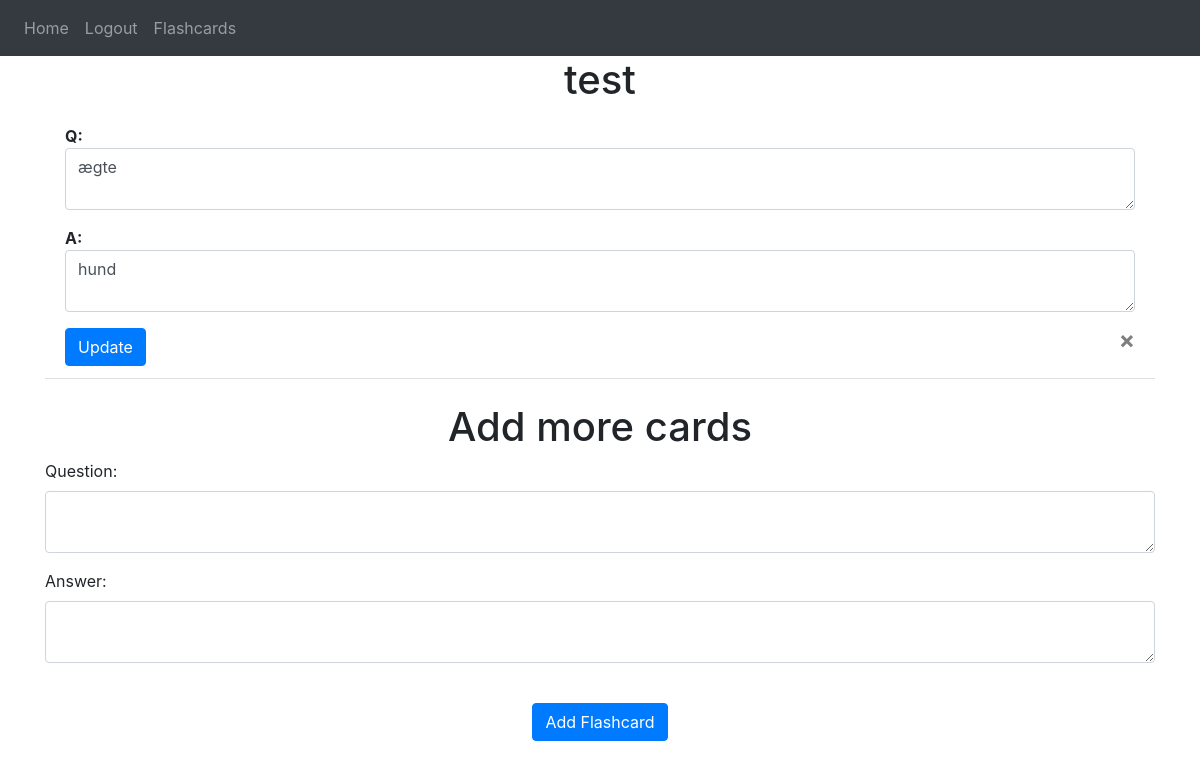
The page /editcards?stackId=2 (signed in) on the database as committed earlier.
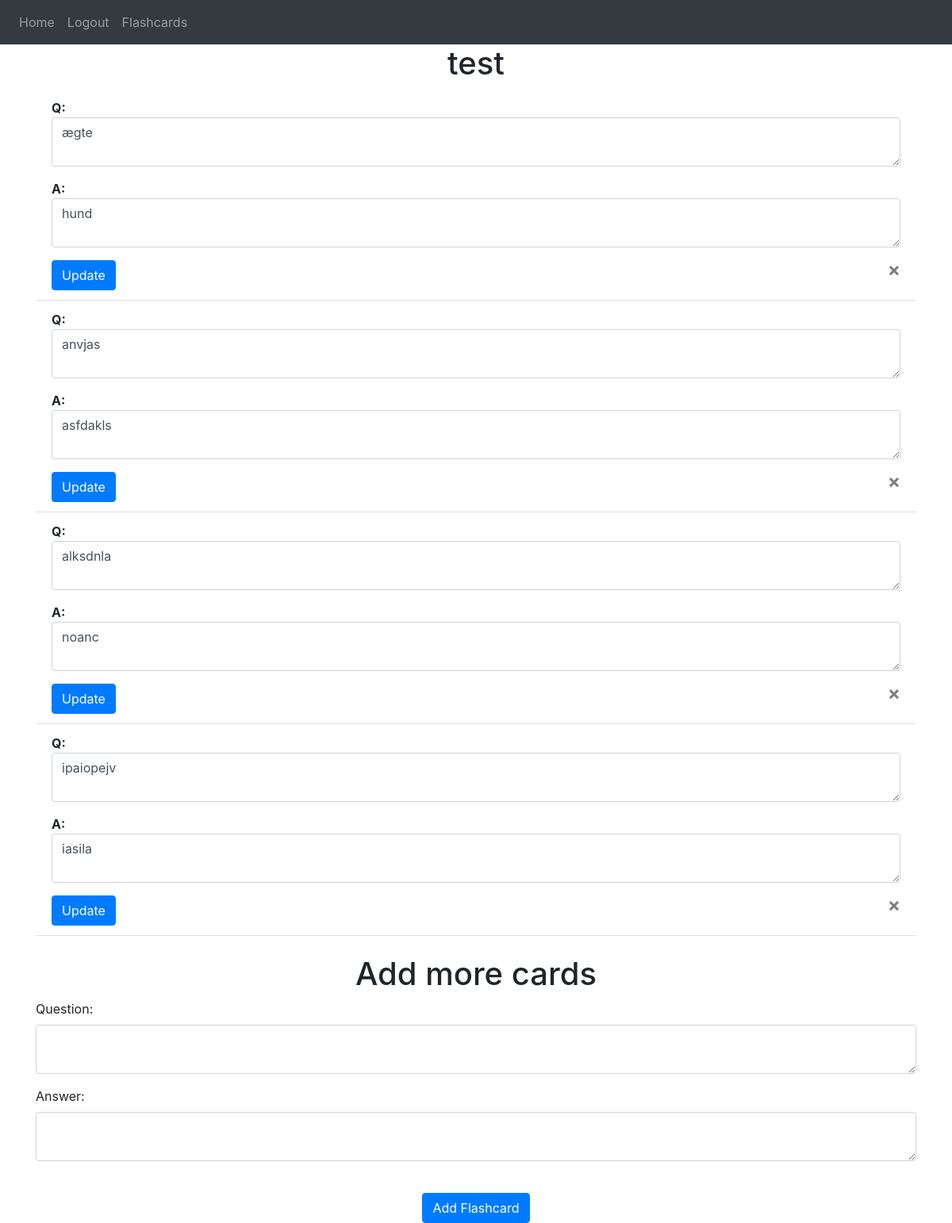
The same page on the database as committed later.
### website/models.py (models this page shows)
class FlashcardStack(db.Model):
    id = db.Column(db.Integer, primary_key=True)
    title = db.Column(db.String(100), nullable=False)
    user_id = db.Column(db.Integer, db.ForeignKey("user.id"))
    flashcards = db.relationship("Flashcard", backref="stack", lazy=True)

class Flashcard(db.Model):
    id = db.Column(db.Integer, primary_key=True)
    question = db.Column(db.String(1000), nullable=False)
    answer = db.Column(db.String(1000), nullable=False)
    stack_id = db.Column(db.Integer, db.ForeignKey("flashcard_stack.id"), nullable=False)

### website/views.py (the view, shortened to what this page needs)
@views.route("/editcards", methods=["GET", "POST"])
@login_required
def editcards():
    stackId = request.args.get('stackId', None)
    if not stackId:
        flash('No stack ID provided.', category='error')
        return redirect(url_for('views.home'))
    stack = FlashcardStack.query.get(stackId)
    if not stack:
        flash('Stack not found.', 'error')
        return redirect(url_for('views.home'))
    return render_template("editcards.html", user=current_user, stack=stack)

### website/__init__.py (called while the page is built)
def create_app():
    app = Flask(__name__)
    app.config["SECRET_KEY"] = "hafswasd"
    app.config["SQLALCHEMY_DATABASE_URI"] = f"sqlite:///{DB_NAME}"
    db.init_app(app)
    from .views import views
    from .auth import auth
    app.register_blueprint(views, url_prefix="/")
    app.register_blueprint(auth, url_prefix="/")
    from .models import User, Note
    create_database(app)
    login_manager = LoginManager()
    login_manager.login_views = "auth.login"
    login_manager.init_app(app)
    @login_manager.user_loader
    def load_user(id):
        return User.query.get(int(id))
    return app

### website/templates/editcards.html (shortened to what this page needs)
{% extends "base.html" %} {% block title %}Home{% endblock %} {% block content
%}
<h1 align="center">{{ stack.title }}</h1>
<ul class="list-group list-group-flush" id="flashcards">
  {% for flashcard in stack.flashcards %}
  <li class="list-group-item">
    <form method="POST" action="/update_flashcard/{{ flashcard.id }}">
      <div class="form-group">
        <strong>Q:</strong>
        <textarea name="question" class="form-control">
{{ flashcard.question }}</textarea
        >
      </div>
      <div class="form-group">
        <strong>A:</strong>
        <textarea name="answer" class="form-control">
{{ flashcard.answer }}</textarea
        >
      </div>
      <button type="submit" class="btn btn-primary">Update</button>
      <button
        type="button"
        class="close"
        onclick="deleteFlashcard({{ flashcard.id }})"
      >
        <span aria-hidden="true">&times;</span>
      </button>
    </form>
  </li>
  {% endfor %}
</ul>
<br />
<h1 align="center">Add more cards</h1>
<form method="POST">
  <div class="form-group">
    <label for="question">Question:</label>
    <textarea name="question" id="question" class="form-control"></textarea>
  </div>
  <div class="form-group">
    <label for="answer">Answer:</label>
    <textarea name="answer" id="answer" class="form-control"></textarea>
  </div>
  <br />
  <div align="center">
    <button type="submit" class="btn btn-primary">Add Flashcard</button>
  </div>
</form>
{% endblock %}

### website/templates/base.html (shortened to what this page needs)
<!DOCTYPE html>
<html>
  <head>
    <link
      rel="stylesheet"
      href="https://stackpath.bootstrapcdn.com/bootstrap/4.4.1/css/bootstrap.min.css"
    />
    <link
      rel="stylesheet"
      href="https://stackpath.bootstrapcdn.com/font-awesome/4.7.0/css/font-awesome.min.css"
    />
  </head>
  <body>
    <nav class="navbar navbar-expand-lg navbar-dark bg-dark">
      <div class="collapse navbar-collapse" id="navbar">
        <div class="navbar-nav">
          {% if user.is_authenticated %}
          <a class="nav-item nav-link" id="home" href="/">Home</a>
          <a class="nav-item nav-link" id="logout" href="/logout">Logout</a>
          <a class="nav-item nav-link" id="flashcards" href="/flashcards"
            >Flashcards</a
          >
          {% else %}
          <a class="nav-item nav-link" id="signup" href="/sign-up">Sign Up</a>
          <a class="nav-item nav-link" id="login" href="/login">Login</a>
          {% endif %}
        </div>
      </div>
    </nav>
    <div class="container">{% block content %} {% endblock %}</div>
  </body>
</html>

Rows that differ between the two databases and show on the page:
added Flashcard: question "anvjas", answer "asfdakls"
added Flashcard: question "alksdnla", answer "noanc"
added Flashcard: question "ipaiopejv", answer "iasila"
